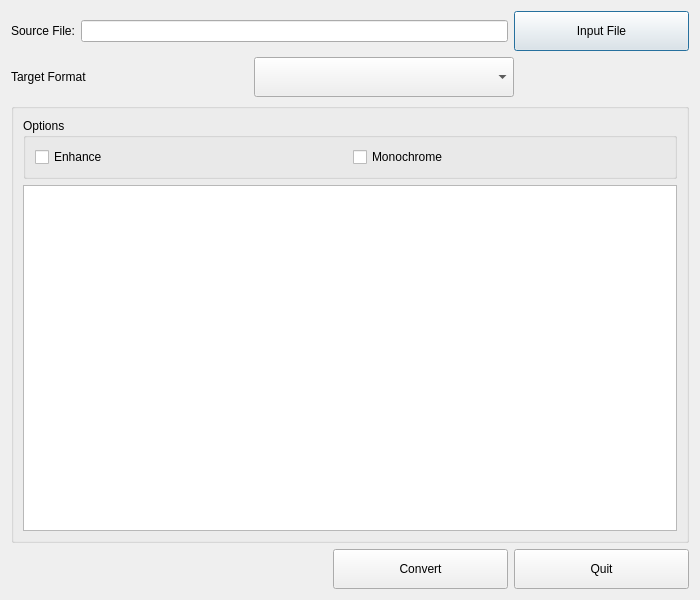
<?xml version="1.0" encoding="UTF-8"?>
<ui version="4.0">
 <class>Dialog</class>
 <widget class="QDialog" name="Dialog">
  <property name="geometry">
   <rect>
    <x>0</x>
    <y>0</y>
    <width>700</width>
    <height>600</height>
   </rect>
  </property>
  <property name="windowTitle">
   <string>Image Converter</string>
  </property>
  <property name="locale">
   <locale language="English" country="UnitedKingdom"/>
  </property>
  <layout class="QVBoxLayout" name="verticalLayout_2">
   <item>
    <layout class="QGridLayout" name="gridLayout_2">
     <item row="0" column="0">
      <layout class="QGridLayout" name="gridLayout">
       <item row="0" column="0">
        <layout class="QHBoxLayout" name="horizontalLayout_3">
         <item>
          <widget class="QLabel" name="lblsourcefile">
           <property name="text">
            <string>&lt;html&gt;&lt;head/&gt;&lt;body&gt;&lt;p&gt;Source File:&lt;/p&gt;&lt;/body&gt;&lt;/html&gt;</string>
           </property>
          </widget>
         </item>
         <item>
          <widget class="QLineEdit" name="lnesourcefile"/>
         </item>
         <item>
          <widget class="QPushButton" name="btninputfile">
           <property name="minimumSize">
            <size>
             <width>175</width>
             <height>40</height>
            </size>
           </property>
           <property name="text">
            <string>Input File</string>
           </property>
           <property name="icon">
            <iconset>
             <normaloff>../../../.designer/backup/folder-blue.png</normaloff>../../../.designer/backup/folder-blue.png</iconset>
           </property>
           <property name="iconSize">
            <size>
             <width>32</width>
             <height>32</height>
            </size>
           </property>
          </widget>
         </item>
        </layout>
       </item>
       <item row="1" column="0">
        <layout class="QHBoxLayout" name="horizontalLayout">
         <item>
          <widget class="QLabel" name="lbltargetformat">
           <property name="text">
            <string>&lt;html&gt;&lt;head/&gt;&lt;body&gt;&lt;p&gt;Target Format&lt;/p&gt;&lt;/body&gt;&lt;/html&gt;</string>
           </property>
          </widget>
         </item>
         <item>
          <widget class="QComboBox" name="cmbtargetformat">
           <property name="minimumSize">
            <size>
             <width>260</width>
             <height>40</height>
            </size>
           </property>
          </widget>
         </item>
         <item>
          <spacer name="horizontalSpacer">
           <property name="orientation">
            <enum>Qt::Horizontal</enum>
           </property>
           <property name="sizeType">
            <enum>QSizePolicy::Fixed</enum>
           </property>
           <property name="sizeHint" stdset="0">
            <size>
             <width>175</width>
             <height>40</height>
            </size>
           </property>
          </spacer>
         </item>
        </layout>
       </item>
      </layout>
     </item>
     <item row="1" column="0">
      <widget class="QGroupBox" name="gpbother">
       <layout class="QVBoxLayout" name="verticalLayout">
        <item>
         <widget class="QGroupBox" name="gpboptions">
          <property name="title">
           <string>Options</string>
          </property>
          <layout class="QHBoxLayout" name="horizontalLayout_4">
           <item>
            <widget class="QCheckBox" name="chkenhance">
             <property name="text">
              <string>Enhance</string>
             </property>
            </widget>
           </item>
           <item>
            <widget class="QCheckBox" name="chkmonochrome">
             <property name="text">
              <string>Monochrome</string>
             </property>
            </widget>
           </item>
          </layout>
         </widget>
        </item>
        <item>
         <widget class="QTextEdit" name="outputtextedit"/>
        </item>
       </layout>
      </widget>
     </item>
    </layout>
   </item>
   <item>
    <layout class="QHBoxLayout" name="horizontalLayout_2">
     <item>
      <spacer name="horizontalSpacer_2">
       <property name="orientation">
        <enum>Qt::Horizontal</enum>
       </property>
       <property name="sizeHint" stdset="0">
        <size>
         <width>260</width>
         <height>40</height>
        </size>
       </property>
      </spacer>
     </item>
     <item>
      <widget class="QPushButton" name="btnconvert">
       <property name="minimumSize">
        <size>
         <width>175</width>
         <height>40</height>
        </size>
       </property>
       <property name="text">
        <string>Convert</string>
       </property>
       <property name="icon">
        <iconset>
         <normaloff>../../../.designer/backup/folder-blue.png</normaloff>../../../.designer/backup/folder-blue.png</iconset>
       </property>
       <property name="iconSize">
        <size>
         <width>32</width>
         <height>32</height>
        </size>
       </property>
      </widget>
     </item>
     <item>
      <widget class="QPushButton" name="btnquit">
       <property name="minimumSize">
        <size>
         <width>175</width>
         <height>40</height>
        </size>
       </property>
       <property name="text">
        <string>Quit</string>
       </property>
       <property name="icon">
        <iconset>
         <normaloff>../../../.designer/backup/folder-blue.png</normaloff>../../../.designer/backup/folder-blue.png</iconset>
       </property>
       <property name="iconSize">
        <size>
         <width>32</width>
         <height>32</height>
        </size>
       </property>
      </widget>
     </item>
    </layout>
   </item>
  </layout>
 </widget>
 <resources/>
 <connections>
  <connection>
   <sender>btnquit</sender>
   <signal>clicked()</signal>
   <receiver>Dialog</receiver>
   <slot>accept()</slot>
   <hints>
    <hint type="sourcelabel">
     <x>583</x>
     <y>555</y>
    </hint>
    <hint type="destinationlabel">
     <x>460</x>
     <y>489</y>
    </hint>
   </hints>
  </connection>
 </connections>
</ui>
